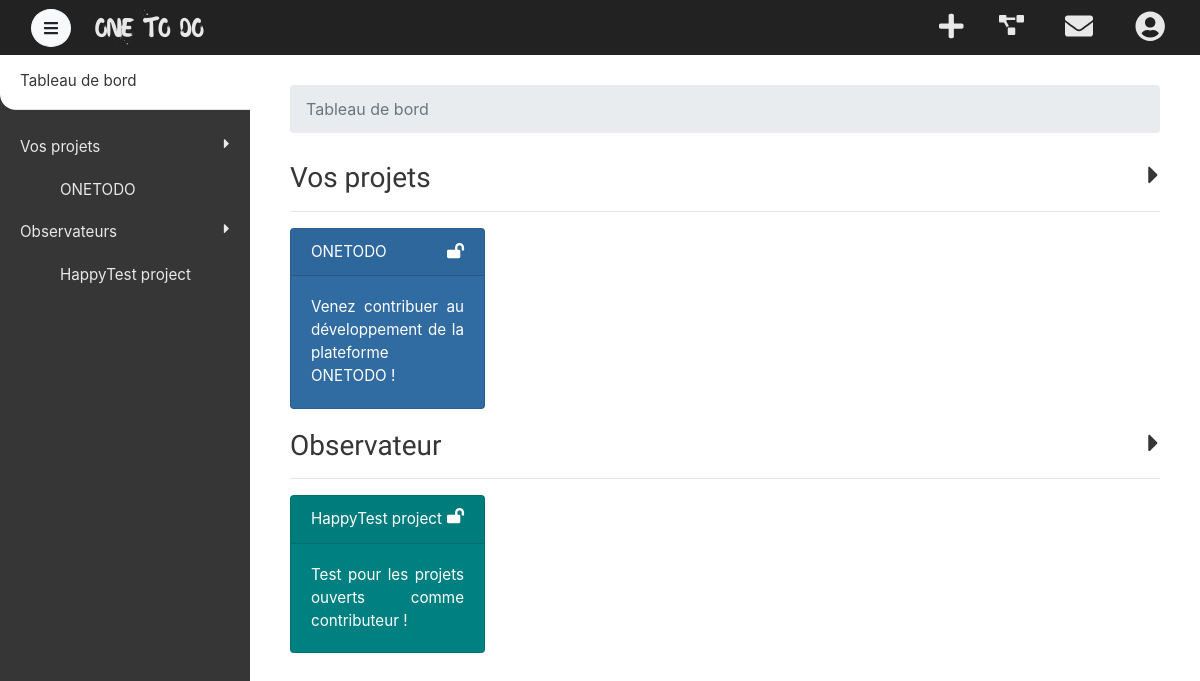
The app's page /dashboard (signed in) with its own data.
### tables this page shows
CREATE TABLE `access` (
  `id_user` int(11) NOT NULL,
  `id_project` int(11) NOT NULL,
  `access` tinyint(1) NOT NULL
);

CREATE TABLE `project` (
  `id` int(11) NOT NULL,
  `name` varchar(40) NOT NULL,
  `link` varchar(40) NOT NULL,
  `status` tinyint(1) NOT NULL DEFAULT '0',
  `open` tinyint(1) DEFAULT NULL,
  `color` varchar(10) DEFAULT '#306ba2',
  `description` tinytext,
  `wiki` longtext
);

### controller/ControllerPrivate.php (called while the page is built, shortened)
<?php
class ControllerPrivate extends Alert
{
	private function initUser()
	{
		$user = new \App\model\User([
			'id'       => $_SESSION['user_id'],
			'username' => $_SESSION['user_username']
		]);
		return $user;
	}
	private function callUserProjects()
	{
		$user = $this->initUser();
		$projectManager = new \App\model\ProjectManager();
		$projects       = $projectManager->getUserProjects($user);
		return $projects;
	}
	public function displayDashboard()
	{
		$projects       = $this->callUserProjects();
		require('./view/viewPrivate/viewDashboard.php');
	}
}

### model/router/Route.php (called while the page is built, shortened)
<?php
class Route
{
	private $path;
	private $callable;
	private $matches = [];
	public function __construct($path, $callable)
	{
		$this->path     = trim($path, '/');
		$this->callable = $callable;
	}
	public function match($url)
	{
		$url   = trim($url, '/');
		$path  = preg_replace_callback('#:([\w]+)#', [$this, 'paramMatch'], $this->path);
		$path  = str_replace('/', '/', $path);
		$regex = "#^$path$#i";
	    if(!preg_match($regex, $url, $matches))
	    {
	        return false;
	    }
	    array_shift($matches);
	    $this->matches = $matches;
	    return true;
	}
	public function call()
	{
	    if(is_string($this->callable))
	    {
	        $params = explode('#', $this->callable);
	        $controller = new $controller();
	        return call_user_func_array([$controller, $params[1]], $this->matches);
	    }
	    else
	    {
	        return call_user_func_array($this->callable, $this->matches);
	    }
	}
}

### model/router/Router.php (called while the page is built, shortened)
<?php
class Router {
    private $url;
    private $routes = [];
    public function __construct($url)
    {
        $this->url = $url;
    }
    private function add($path, $callable, $name, $method)
    {
        $route = new Route($path, $callable);
        $this->routes[$method][] = $route;
        return $route;
    }
    public function run()
    {
        foreach($this->routes[$_SERVER['REQUEST_METHOD']] as $route)
        {
            if($route->match($this->url))
            {
                return $route->call();
            }
        }
    }
}

### index.php (called while the page is built, shortened)
<?php
	require 'model/Autoloader.php';
	$router = new model\router\Router($_GET['url']);
	$router->get('/', "Public#displayHome");
	$router->get('/connexion', "Public#displayConnection");
	$router->get('/inscription', "Public#displayRegistration");
	$router->get('/mentions_legales', "Public#displayLegal");
	$router->get('/contact', "Public#displayContact");
	$router->get('/confirmation_inscription', "Public#displayConfirmRegistration");
	$router->get('/validation_inscription', "Public#displayValidationRegistration");
	$router->get('/mot_de_passe_oublie', "Public#displayForgottenPassword");
	$router->get('/nouveau_mot_de_passe', "Public#displayNewPassword");
	$router->get('/dashboard', "Private#displayDashboard");
	$router->get('/parametres', "Private#displayUserSettings");
	$router->get('/nouveauProjet', "Private#displayCreateProject");
	$router->get('/projetsOuverts', "Private#displayOpenProjects");
	$router->get('/messagerie', "Private#displayMessaging");
	$router->get('/messagerie/talk', "Private#displayMessagingTalk");
		$router->get('/newConversation', "Private#newConversation");
		$router->get('/addUserConversation', "Private#addUserConversation");
		$router->get('/deleteUserConversation', "Private#processDeleteUserConversation");
	$router->get('/disconnect', "Private#disconnect");
	$router->get('/projet/:slug/home', 'Project#displayHomeProject');
	$router->get('/projet/:slug/todolist', 'Project#displayTodolist');
	$router->get('/projet/:slug/wiki', 'Project#displayWiki');
	$router->get('/projet/:slug/utilisateurs', 'Project#displayProjectUsers');
	$router->get('/projet/:slug/parametres', 'Project#displayProjectSettings');
	$router->post('/processContact', "Public#processContact");
	$router->post('/processRegistration', "Public#processRegistration");
	$router->post('/processConnexion', "Public#processConnexion");
	$router->post('/processForgottenPassword', "Public#processForgottenPassword");
	$router->post('/processNewPassword', "Public#processNewPassword");
	$router->post('/processEditUser', "Private#processEditUser");
	$router->post('/processNewMessage', "Private#processNewMessage");
	$router->post('/processNewProject', "Private#processNewProject");
	$router->post('/processAddUserOpenProject', 'Private#processAddUserOpenProject');
	$router->post('/projet/:slug/processUserWithdrawProject', 'Project#processUserWithdrawProject');
	$router->post('/projet/:slug/processRemoveUserProject', 'Project#processRemoveUserProject');
	$router->post('/projet/:slug/processChangeUserStatus', 'Project#processChangeUserStatus');
	$router->post('/projet/:slug/processAddUserInProject', 'Project#processAddUserInProject');
	$router->post('/projet/:slug/processEditWiki', 'Project#processEditWiki');
	$router->post('/projet/:slug/processEditProject', 'Project#processEditProject');
	$router->post('/projet/:slug/processDeleteProject', 'Project#processDeleteProject');
	$router->post('/projet/:slug/processAddTodolist', 'Project#processAddTodolist');
	$router->post('/projet/:slug/processDeleteTodolist', 'Project#processDeleteTodolist');
	$router->post('/projet/:slug/processAddTask', 'Project#processAddTask');
	$router->post('/projet/:slug/processDeleteTask', 'Project#processDeleteTask');
	$router->post('/projet/:slug/processDoneTask', 'Project#processDoneTask');
	$router->post('/projet/:slug/processOrder', 'Project#processOrder');
	$router->run();

### model/Autoloader.php (called while the page is built, shortened)
<?php
class Autoloader
{
    static function autoload($class)
    {
        $class = str_replace('App\\', '', $class);
        $class = str_replace('\\', '/', $class);
    }
}

### model/User.php (called while the page is built, shortened)
<?php
class User
{
	private $_id;
	public function hydrate($data)
	{
		foreach ($data as $key => $value)
  		{
    	$method = 'set' . ucfirst($key);
	    }
	}
	public function id() { 				 return $this->_id; }
	public function setId($id)
	{
		$this->_id = (int) $id;
	}
}

### model/App.php (called while the page is built, shortened)
<?php
class App
{
	private static $database;
	public static function getDb()
	{
		if (self::$database === null)
		{
			self::$database = new Database(self::DB_NAME, self::DB_USER, self::DB_PASS, self::DB_HOST);
		}
		return self::$database;
	}
	public static function getDomainPath()
	{
		return self::DOMAIN_NAME;
	}
}

### model/Database.php (called while the page is built, shortened)
<?php
class Database
{
	private $db_name;
	private $db_user;
	private $db_pass;
	private $db_host;
	private $pdo;
	public function __construct($db_name, $db_user, $db_pass, $db_host)
	{
		$this->db_name = $db_name;
		$this->db_user = $db_user;
		$this->db_pass = $db_pass;
		$this->db_host = $db_host;
	}
	private function getPDO()
	{
		if($this->pdo === null)
		{
			$pdo = new \PDO('mysql:dbname=' . $this->db_name . ';host=' . $this->db_host . ';charset=utf8', $this->db_user, $this->db_pass);
			$pdo->setAttribute(PDO::ATTR_ERRMODE, PDO::ERRMODE_EXCEPTION);
			$pdo->query("SET lc_time_names = 'fr_FR'");
			$this->pdo = $pdo;
		}
		return $this->pdo;
	}
	public function prepare($request, $attributes, $fetch = false, $one = false, $count = false)
	{
		$req = $this->getPDO()->prepare($request);
		$req->execute($attributes);
		if($fetch)
		{
			if ($count)
			{
				$data = $req->rowCount();
			}
			elseif ($one)
			{
				$data = $req->fetch(PDO::FETCH_OBJ);
			}
			else
			{
				$data = $req->fetchAll(PDO::FETCH_OBJ);
			}
			return $data;
		}
	}
}

### model/ProjectManager.php (called while the page is built, shortened)
<?php
class ProjectManager
{
	public function getUserProjects(User $user)
	{
		$data = App::getDb()->prepare('
			SELECT p.name, p.link, p.status, p.color, p.description,
			a.id_user, a.id_project, a.access,
			u.username, u.email
			FROM project p
			RIGHT JOIN access a ON p.id = a.id_project
			RIGHT JOIN user u ON a.id_user = u.id
			WHERE u.id = :id',
			['id' => $user->id()],
		true, false, false);
		return $data;
	}
}

### view/viewPrivate/viewDashboard.php (the view, shortened to what this page needs)
<?php
	$myProjectContent         = false;
	$watchProjectContent      = false;
	for ($i = 0; $i < count($projects); $i++)
	{
		if ($projects[$i]->access == 1)
		{
			$myProjectContent = true;
		}
		elseif ($projects[$i]->access == 2)
		{
			$contributeProjectContent = true;
		}
		elseif ($projects[$i]->access == 3)
		{
			$watchProjectContent = true;
		}
	}
?>
	<div class="container-fluid">
		<nav aria-label="breadcrumb">
  			<ol class="breadcrumb">
    			<li class="breadcrumb-item active" aria-current="page">Tableau de bord</li>
  			</ol>
		</nav>
		<br>
		<?php if ($myProjectContent === true): ?>
		<a href="#myProjectContent" data-toggle="collapse" aria-expanded="false" class="activeCollapse">
		    <h3 class="justify-content-between d-flex title_content">Vos projets <i class="fas fa-caret-down rotate down"></i></h3>
		</a>
		<hr>
		<div class="row collapse show" id="myProjectContent">
		<?php
			foreach ($projects as $key => $project):
				if ($project->access == 1):
		?>
			<div class="col-xl-3 col-lg-4 col-sm-6 tiles_project">
				<a href="projet/<?= $project->link ?>/home">
					<div class="card" style="background-color: <?= $project->color ?>">
	  					<div class="card-header d-flex justify-content-between">
	  						<?= $project->name ?>
	  						<div class="text-right">
	  							<?php
		  							if ($project->status == 0)
		  							{
		  								echo '<i class="fas fa-lock" title="Projet privé"></i>';
		  							}
		  							else
		  							{
		  								echo '<i class="fas fa-lock-open" title="Projet ouvert"></i>';
		  							}
	  							?>
	  						</div>
	  					</div>
	  					<div class="card-body">
	  						<p class="card-text">
	  							<?php if (isset($project->description)) { echo $project->description;} ?>
	  						</p>
	  					</div>
	  				</div>
  				</a>
			</div>
		<?php
				endif;
			endforeach;
		?>
		</div>
		<?php
			else:
		?>
		<br>
		<h5>Vous n'avez pas encore créé votre projet ? <a href="nouveauProjet">Lancez-vous</a> !</h5>
		<?php
			endif;
		?>
		<?php
			if ($watchProjectContent === true):
		?>
		<a href="#watchProjectContent" data-toggle="collapse" aria-expanded="false" class="activeCollapse">
		    <h3 class="justify-content-between d-flex title_content">Observateur <i class="fas fa-caret-down rotate down"></i></h3>
		</a>
		<hr>
		<div class="row collapse show" id="watchProjectContent">
			<?php
				foreach ($projects as $key => $project):
					if ($project->access == 3):
			?>
			<div class="col-xl-3 col-lg-4 col-sm-6 tiles_project">
				<a href="projet/<?= $project->link ?>/home">
					<div class="card" style="background-color: <?= $project->color ?>">
	  					<div class="card-header d-flex justify-content-between">
	  						<?= $project->name ?>
	  						<?php
	  							if ($project->status == 0)
	  							{
	  								echo '<i class="fas fa-lock" title="Projet privé"></i>';
	  							}
	  							else
	  							{
	  								echo '<i class="fas fa-lock-open" title="Projet ouvert"></i>';
	  							}
  							?>
	  					</div>
	  					<div class="card-body">
	  						<p class="card-text">
		  						<?php if (isset($project->description)) { echo $project->description;} ?>
		  					</p>
	  					</div>
	  				</div>
  				</a>
			</div>
			<?php
					endif;
				endforeach;
			?>
		</div>
		<?php endif; ?>
	</div>
<?php
	require('./view/template/templatePrivate.php');
?>

### view/template/sidebar.php (shortened to what this page needs)
<?php
    $link = explode('/', $_GET['url']);
	$myProjectContent         = false;
	$watchProjectContent      = false;
    $myProjectContentCount         = 0;
    $contributeProjectContentCount = 0;
    $watchProjectContentCount      = 0;
    $arr_length = count($projects);
	for ($i = 0; $i < $arr_length; $i++)
	{
		if ($projects[$i]->access == 1)
		{
			$myProjectContent = true;
            $myProjectContentCount++;
		}
		elseif ($projects[$i]->access == 2)
		{
			$contributeProjectContent = true;
            $contributeProjectContentCount++;
		}
		elseif ($projects[$i]->access == 3)
		{
			$watchProjectContent = true;
            $watchProjectContentCount++;
		}
	}
 ?>
<nav id="sidebar">
    <ul class="list-unstyled components">
    	<li class="home-button" style="<?php if ($link[0] == 'dashboard') {echo "background-color: white; border-bottom-left-radius: 1rem";} ?>">
    		<a href="<?= \App\model\App::getDomainPath() ?>/dashboard" style="<?php if ($link[0] == 'dashboard') {echo "color: var(--second-color)";} ?>">Tableau de bord</a>
            <hr>
    	</li>
    	<?php if ($myProjectContent === true): ?>
        <li>
            <a href="#myProject" data-toggle="collapse" aria-expanded="<?php if($myProjectContentCount <= 7){echo 'true';}else{echo 'false';} ?>" class="activeCollapse justify-content-between d-flex">
                Vos projets <i class="fas fa-caret-down rotate <?php if($myProjectContentCount <= 7){echo 'down';} ?>"></i>
            </a>
            <ul class="collapse <?php if($myProjectContentCount <= 7){echo 'show';} ?>" id="myProject">
            	<?php
					foreach ($projects as $key => $project):
						if ($project->access == 1):
				?>
                <li>
                    <a href="<?= \App\model\App::getDomainPath() . '/projet/' . $project->link . '/home' ?>" class="rounded-left projectColorLink <?php if(isset($link[1]) && $project->link == $link[1]){echo'activeProject';} ?>">
                        <?= $project->name ?>
                    </a>
                </li>
                <?php
						endif;
					endforeach;
				?>
            </ul>
        </li>
        <?php
			endif;
		?>
        <?php
			if ($watchProjectContent === true):
		?>
        <li>
            <a href="#watchProject" data-toggle="collapse" aria-expanded="<?php if($watchProjectContentCount <= 5){echo 'true';}else{echo 'false';} ?>" class="activeCollapse justify-content-between d-flex">
            	Observateurs <i class="fas fa-caret-down rotate <?php if($watchProjectContentCount <= 5){echo 'down';} ?>"></i>
            </a>
            <ul class="collapse <?php if($watchProjectContentCount <= 5){echo 'show';} ?>" id="watchProject">
                <?php
					foreach ($projects as $key => $project):
						if ($project->access == 3):
				?>
                <li>
                    <a href="<?= \App\model\App::getDomainPath() . '/projet/' . $project->link . '/home' ?>" class="rounded-left projectColorLink <?php if(isset($link[1]) && $project->link == $link[1]){echo'activeProject';} ?>">
                        <?= $project->name ?>
                    </a>
                </li>
                <?php
						endif;
					endforeach;
				?>
            </ul>
        </li>
        <?php
    		endif;
    	?>
    </ul>
</nav>

### records on screen
access: id_project.name "ONETODO", id_project.description "Venez contribuer au développement de la plateforme ONETODO !"
access: id_project.name "HappyTest project", id_project.description "Test pour les projets ouverts comme contributeur !"
